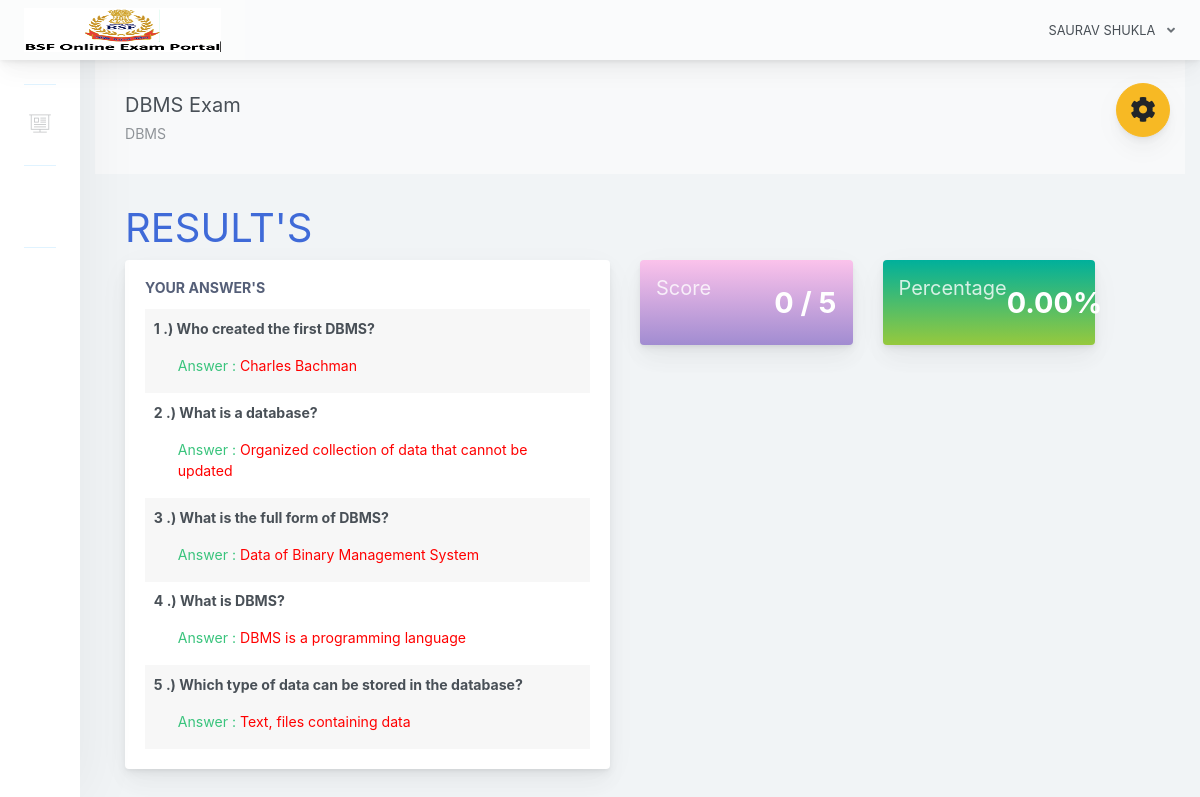
The app's page /home.php?page=result&id=24 (signed in) with its own data.
### tables this page shows
CREATE TABLE `examinee_tbl` (
  `exmne_id` int(11) NOT NULL,
  `exmne_fullname` varchar(1000) NOT NULL,
  `exmne_course` varchar(1000) NOT NULL,
  `exmne_gender` varchar(1000) NOT NULL,
  `exmne_birthdate` varchar(1000) NOT NULL,
  `exmne_year_level` varchar(1000) NOT NULL,
  `exmne_email` varchar(1000) NOT NULL,
  `exmne_password` varchar(1000) NOT NULL,
  `exmne_status` varchar(1000) NOT NULL DEFAULT 'active'
);

CREATE TABLE `exam_tbl` (
  `ex_id` int(11) NOT NULL,
  `cou_id` int(11) NOT NULL,
  `ex_title` varchar(1000) NOT NULL,
  `ex_time_limit` varchar(1000) NOT NULL,
  `ex_questlimit_display` int(11) NOT NULL,
  `ex_description` varchar(1000) NOT NULL,
  `ex_created` timestamp NOT NULL DEFAULT current_timestamp() ON UPDATE current_timestamp()
);

CREATE TABLE `exam_question_tbl` (
  `eqt_id` int(11) NOT NULL,
  `exam_id` int(11) NOT NULL,
  `exam_question` varchar(1000) NOT NULL,
  `exam_ch1` varchar(1000) NOT NULL,
  `exam_ch2` varchar(1000) NOT NULL,
  `exam_ch3` varchar(1000) NOT NULL,
  `exam_ch4` varchar(1000) NOT NULL,
  `exam_answer` varchar(1000) NOT NULL,
  `exam_status` varchar(1000) NOT NULL DEFAULT 'active'
);

CREATE TABLE `exam_answers` (
  `exans_id` int(11) NOT NULL,
  `axmne_id` int(11) NOT NULL,
  `exam_id` int(11) NOT NULL,
  `quest_id` int(11) NOT NULL,
  `exans_answer` varchar(1000) NOT NULL,
  `exans_status` varchar(1000) NOT NULL DEFAULT 'new',
  `exans_created` timestamp NOT NULL DEFAULT current_timestamp() ON UPDATE current_timestamp()
);

### query/selectData.php (called while the page is built, shortened)
<?php
$exmneId = $_SESSION['examineeSession']['exmne_id'];
$selExmneeData = $conn->query("SELECT * FROM examinee_tbl WHERE exmne_id='$exmneId' ")->fetch(PDO::FETCH_ASSOC);
 ?>

### pages/result.php (the view)
 <?php
    $examId = $_GET['id'];
    $selExam = $conn->query("SELECT * FROM exam_tbl WHERE ex_id='$examId' ")->fetch(PDO::FETCH_ASSOC);
 ?>
<div class="app-main__outer">
<div class="app-main__inner">
    <div id="refreshData">
    <div class="col-md-12">
        <div class="app-page-title">
            <div class="page-title-wrapper">
                <div class="page-title-heading">
                    <div>
                        <?php echo $selExam['ex_title']; ?>
                          <div class="page-title-subheading">
                            <?php echo $selExam['ex_description']; ?>
                          </div>
                    </div>
                </div>
            </div>
        </div>
        <div class="row col-md-12">
        	<h1 class="text-primary">RESULT'S</h1>
        </div>
        <div class="row col-md-6 float-left">
        	<div class="main-card mb-3 card">
                <div class="card-body">
                	<h5 class="card-title">Your Answer's</h5>
        			<table class="align-middle mb-0 table table-borderless table-striped table-hover" id="tableList">
                    <?php
                    	$selQuest = $conn->query("SELECT * FROM exam_question_tbl eqt INNER JOIN exam_answers ea ON eqt.eqt_id = ea.quest_id WHERE eqt.exam_id='$examId' AND ea.axmne_id='$exmneId' AND ea.exans_status='new' ");
                    	$i = 1;
                    	while ($selQuestRow = $selQuest->fetch(PDO::FETCH_ASSOC)) { ?>
                    		<tr>
                    			<td>
                    				<b><p><?php echo $i++; ?> .) <?php echo $selQuestRow['exam_question']; ?></p></b>
                    				<label class="pl-4 text-success">
                    					Answer :
                    					<?php
                    						if($selQuestRow['exam_answer'] != $selQuestRow['exans_answer'])
                    						{ ?>
                    							<span style="color:red"><?php echo $selQuestRow['exans_answer']; ?></span>
                    						<?PHP }
                    						else
                    						{ ?>
                    							<span class="text-success"><?php echo $selQuestRow['exans_answer']; ?></span>
                    						<?php }
                    					 ?>
                    				</label>
                    			</td>
                    		</tr>
                    	<?php }
                     ?>
	                 </table>
                </div>
            </div>
        </div>
        <div class="col-md-6 float-left">
        	<div class="col-md-6 float-left">
        	<div class="card mb-3 widget-content bg-night-fade">
                <div class="widget-content-wrapper text-white">
                    <div class="widget-content-left">
                        <div class="widget-heading"><h5>Score</h5></div>
                        <div class="widget-subheading" style="color: transparent;">/</div>
                    </div>
                    <div class="widget-content-right">
                        <div class="widget-numbers text-white">
                            <?php
                                $selScore = $conn->query("SELECT * FROM exam_question_tbl eqt INNER JOIN exam_answers ea ON eqt.eqt_id = ea.quest_id AND eqt.exam_answer = ea.exans_answer  WHERE ea.axmne_id='$exmneId' AND ea.exam_id='$examId' AND ea.exans_status='new' ");
                            ?>
                            <span>
                                <?php echo $selScore->rowCount(); ?>
                                <?php
                                    $over  = $selExam['ex_questlimit_display'];
                                 ?>
                            </span> / <?php echo $over; ?>
                        </div>
                    </div>
                </div>
            </div>
        	</div>
            <div class="col-md-6 float-left">
            <div class="card mb-3 widget-content bg-happy-green">
                <div class="widget-content-wrapper text-white">
                    <div class="widget-content-left">
                        <div class="widget-heading"><h5>Percentage</h5></div>
                        <div class="widget-subheading" style="color: transparent;">/</div>
                        </div>
                        <div class="widget-content-right">
                        <div class="widget-numbers text-white">
                            <?php
                                $selScore = $conn->query("SELECT * FROM exam_question_tbl eqt INNER JOIN exam_answers ea ON eqt.eqt_id = ea.quest_id AND eqt.exam_answer = ea.exans_answer  WHERE ea.axmne_id='$exmneId' AND ea.exam_id='$examId' AND ea.exans_status='new' ");
                            ?>
                            <span>
                                <?php
                                    $score = $selScore->rowCount();
                                    $ans = $score / $over * 100;
                                    echo number_format($ans,2);
                                    echo "%";
                                 ?>
                            </span>
                        </div>
                    </div>
                </div>
            </div>
            </div>
        </div>
    </div>
    </div>
</div>

### includes/header.php (shortened to what this page needs)
<?php
  include("conn.php");
  include("query/selectData.php");
 ?>
<!doctype html>
<html lang="en">
<head>
    <link href="./main.css" rel="stylesheet">
    <link href="css/sweetalert.css" rel="stylesheet">
</head>
<body id="body">
    <div class="app-container app-theme-white body-tabs-shadow fixed-sidebar fixed-header">
        <div class="app-header header-shadow">
            <div class="app-header__logo">
                <a href="home.php">
                    <div class="logo-src-custom">
                        <img src="assets/images/logo-inverse1.png" width="197px" height="44px"></img>
                    </div>
                </a>
            </div>
                <div class="app-header__content">
                <div class="app-header-right">
                    <div class="header-btn-lg pr-0">
                        <div class="widget-content p-0">
                            <div class="widget-content-wrapper">
                                <div class="widget-content-left">
                                    <div class="btn-group">
                                        <a data-toggle="dropdown" aria-haspopup="true" aria-expanded="false" class="p-0 btn">
                                            <?php
                                                echo strtoupper($selExmneeData['exmne_fullname']);
                                             ?>
                                            <i class="fa fa-angle-down ml-2 opacity-8"></i>
                                        </a>
                                    </div>
                                </div>
                            </div>
                        </div>
                    </div>        </div>
            </div>
        </div>

### includes/ui-theme.php (shortened to what this page needs)
<div class="ui-theme-settings">
            <button type="button" id="TooltipDemo" class="btn-open-options btn btn-warning" style="top:110px !important;">
                <i class="fa fa-cog fa-w-16 fa-spin fa-2x"></i>
            </button>
        </div>

### home.php (shortened to what this page needs)
<?php include("includes/header.php"); ?>
<?php include("includes/ui-theme.php"); ?>
<div class="app-main">
<?php include("includes/sidebar.php"); ?>
<?php
   @$page = $_GET['page'];
   if($page != '')
   {
     if($page == "exam")
     {
       include("pages/exam.php");
     }
     else if($page == "result")
     {
       include("pages/result.php");
     }
     else if($page == "myscores")
     {
       include("pages/myscores.php");
     }
   }
   else
   {
     include("pages/home.php");
   }
 ?>
<?php include("includes/footer.php"); ?>

### includes/sidebar.php (shortened to what this page needs)
<div class="app-sidebar sidebar-shadow">
        <div class="scrollbar-sidebar">
        <div class="app-sidebar__inner">
            <ul class="vertical-nav-menu">
                <li class="app-sidebar__heading">AVAILABLE EXAMS</li>
                <li>
                <a href="#">
                     <i class="metismenu-icon pe-7s-display2"></i>
                </a>
                </li>
                 <li class="app-sidebar__heading">EXAMS TAKEN</li>
                <li>
                  <?php
                    $selTakenExam = $conn->query("SELECT * FROM exam_tbl et INNER JOIN exam_attempt ea ON et.ex_id = ea.exam_id WHERE exmne_id='$exmneId' ORDER BY ea.examat_id  ");
                    if($selTakenExam->rowCount() > 0)
                    {
                        while ($selTakenExamRow = $selTakenExam->fetch(PDO::FETCH_ASSOC)) { ?>
                            <a href="home.php?page=result&id=<?php echo $selTakenExamRow['ex_id']; ?>" >
                            </a>
                        <?php }
                    }
                    else
                    { ?>
                        <a href="#" class="pl-3">You are not taking exam yet</a>
                    <?php }
                   ?>
                </li>
                <li class="app-sidebar__heading">FEEDBACK</li>
                <li>
                    <a href="#" data-toggle="modal" data-target="#feedbacksModal" >
                    </a>
                </li>
            </ul>
        </div>
    </div>
</div>

### includes/footer.php (shortened to what this page needs)
    </div>
        </div>
    </div>
</body>
</html>

### records on screen
examinee_tbl: exmne_fullname "SAURAV SHUKLA"
exam_tbl: ex_title "DBMS Exam", ex_description "DBMS", ex_questlimit_display "5", ex_questlimit_display "0.00"
exam_question_tbl: exam_question "Who created the first DBMS?", exam_answers.exans_answer "Charles Bachman"
exam_question_tbl: exam_question "What is a database?", exam_answers.exans_answer "Organized collection of data that cannot be updated"
exam_question_tbl: exam_question "What is the full form of DBMS?", exam_answers.exans_answer "Data of Binary Management System"
exam_question_tbl: exam_question "What is DBMS?", exam_answers.exans_answer "DBMS is a programming language"
exam_question_tbl: exam_question "Which type of data can be stored in the database?", exam_answers.exans_answer "Text, files containing data"

### other values on screen
$selScore->rowCount() "0"
